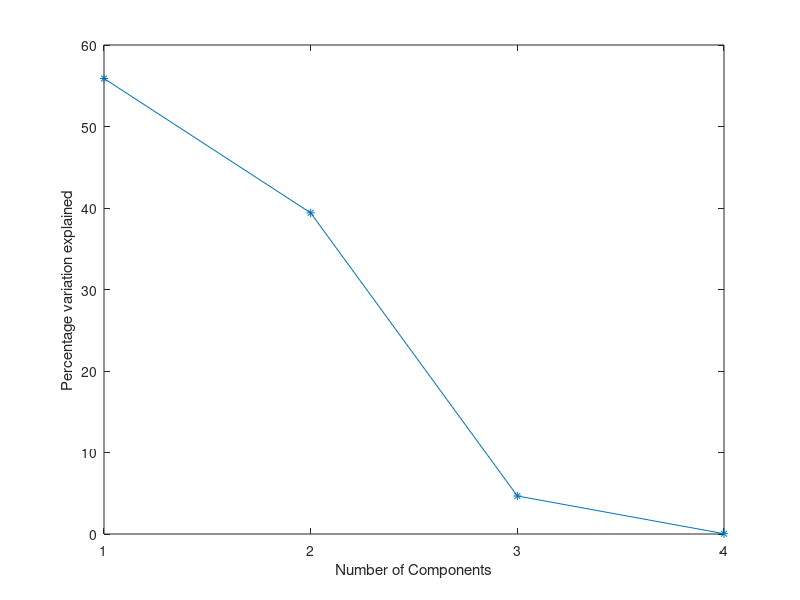
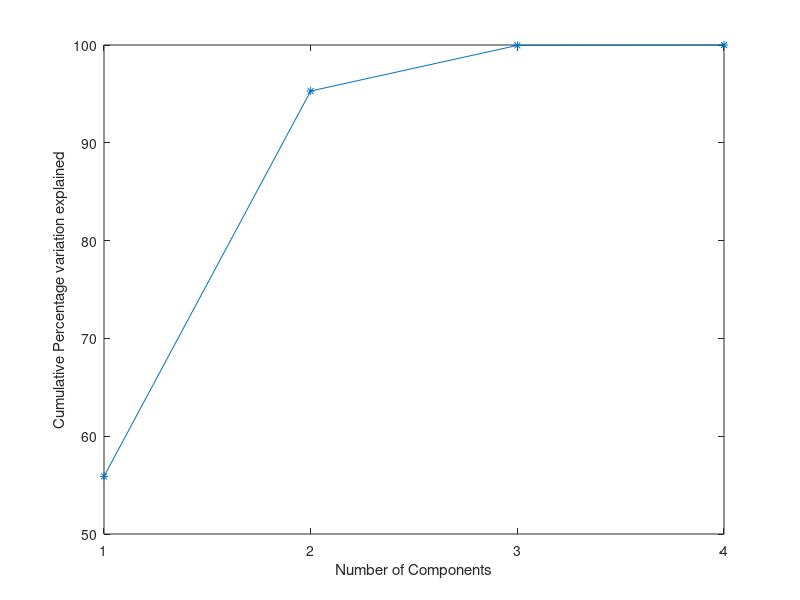

The MATLAB script that drew these images, in order: (Note: this script raises an error after producing the figures.)
%% Principal Components of a Data Set  

%% 
% Load the sample data set. 
load hald 

%%
% The ingredients data has 13 observations for 4 variables.  

%% 
% Find the principal components for the ingredients data. Do PCA on the correlation matrix 
 [coeff,score,latent,~,explained,mu]  = pca(zscore(ingredients),'centered',true); 

%%
% The rows of |coeff| contain the coefficients for the four ingredient variables,
% and its columns correspond to four principal components.   

% Get original centered data back
Xcentered = score*coeff';


% Make a scree plot

% Create axes and figure
figure1 = figure;
axes1 = axes('Parent',figure1);
hold(axes1,'on');

% Create plot
plot(1:size(ingredients,2),explained','Marker','*')

box(axes1,'on');
% Set the remaining axes properties
set(axes1,'XTick',linspace(1,size(ingredients,2),size(ingredients,2)));
xlabel('Number of Components')
ylabel('Percentage variation explained')

% Make cumulative sum plot of variation explained
figure2 = figure;
axes2 = axes('Parent',figure2);
hold(axes2,'on');

% Create plot
plot(1:size(ingredients,2),cumsum(explained),'Marker','*')

box(axes2,'on');
% Set the remaining axes properties
set(axes2,'XTick',linspace(1,size(ingredients,2),size(ingredients,2)));
xlabel('Number of Components')
ylabel('Cumulative Percentage variation explained')

%
% Visualize the PCA result: Biplot 
%
vbl = {'tricalcium aluminate','tricalcium silicate', 'tetracalcium aluminoferrite', 'beta-dicalcium silicate'};
biplot(coeff(:,1:2),'scores',score(:,1:2),'varlabels',vbl);


%%%%%%%%%%%%%%%%%%%%%%
% Different data set %
%%%%%%%%%%%%%%%%%%%%%%
load carsmall
%%
% Define the variable matrix and delete the rows with missing values.
x = [Acceleration Displacement Horsepower MPG Weight];
x = x(all(~isnan(x),2),:);
%%
% Perform a principal component analysis of the data.
[coefs,score,latent,~,explained] = pca(zscore(x),'centered',true);
%%
% View the data and the original variables in the space of the first three
% principal components.
vbls = {'Accel','Disp','HP','MPG','Wgt'};
biplot(coefs(:,1:3),'scores',score(:,1:3),'varlabels',vbls);
% Create axes and figure
figure1 = figure;
axes1 = axes('Parent',figure1);
hold(axes1,'on');

% Create plot
plot(1:size(x,2),explained','Marker','*')

box(axes1,'on');
% Set the remaining axes properties
set(axes1,'XTick',linspace(1,size(ingredients,2),size(ingredients,2)));
xlabel('Number of Components')
ylabel('Percentage variation explained')


%%%%%%%%%%%%%%%%%%%%%%%
% Food Price data set %
%%%%%%%%%%%%%%%%%%%%%%%
load prices
[coeff,score,latent,~,explained,mu]  = pca(zscore(prices{:,2:end}),'centered',true);
% Make a scree plot

% Create axes and figure
figure1 = figure;
axes1 = axes('Parent',figure1);
hold(axes1,'on');

% Create plot
plot(1:size(prices{:,2:end},2),explained','Marker','*')

box(axes1,'on');
% Set the remaining axes properties
set(axes1,'XTick',linspace(1,size(prices{:,2:end},2),size(prices{:,2:end},2)));
xlabel('Number of Components')
ylabel('Percentage variation explained')

% Make cumulative sum plot of variation explained
figure2 = figure;
axes2 = axes('Parent',figure2);
hold(axes2,'on');

% Create plot
plot(1:size(prices{:,2:end},2),cumsum(explained),'Marker','*')

box(axes2,'on');
% Set the remaining axes properties
set(axes2,'XTick',linspace(1,size(prices{:,2:end},2),size(prices{:,2:end},2)));
xlabel('Number of Components')
ylabel('Cumulative Percentage variation explained')

%%%
% Biplot
%%%
biplot(coeff(:,1:2),'scores',score(:,1:2),'VarLabels',{'Bread','Burger','Milk','Oranges','Tomatoes'},'ObsLabels',prices{:,1});

%
% Loadings: simple correlations between the original and new variables.
% These give an indication of the extent to which the original variables
% areinfluential or important in forming new variables
%
L = corr(prices{:,2:end},score);
% Number of components retained
nPCA = 2;
L(:,1:nPCA)
